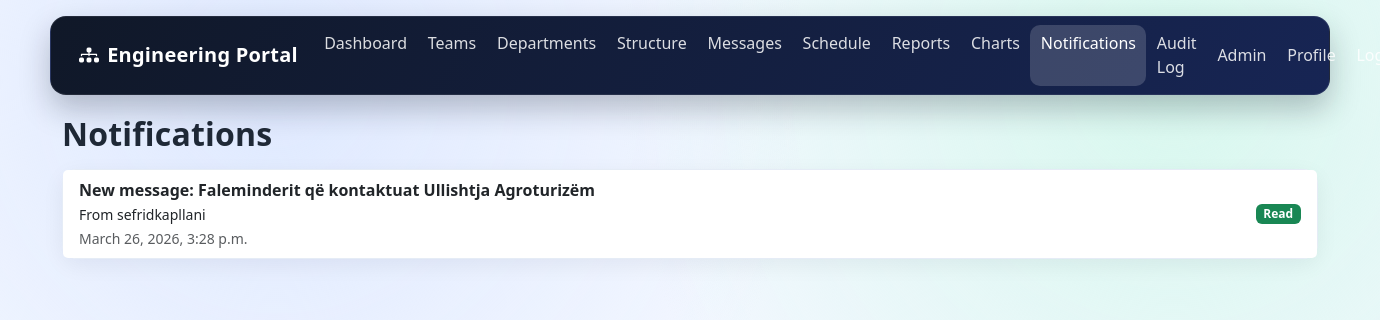
The app's page /notifications/ (signed in), older data.
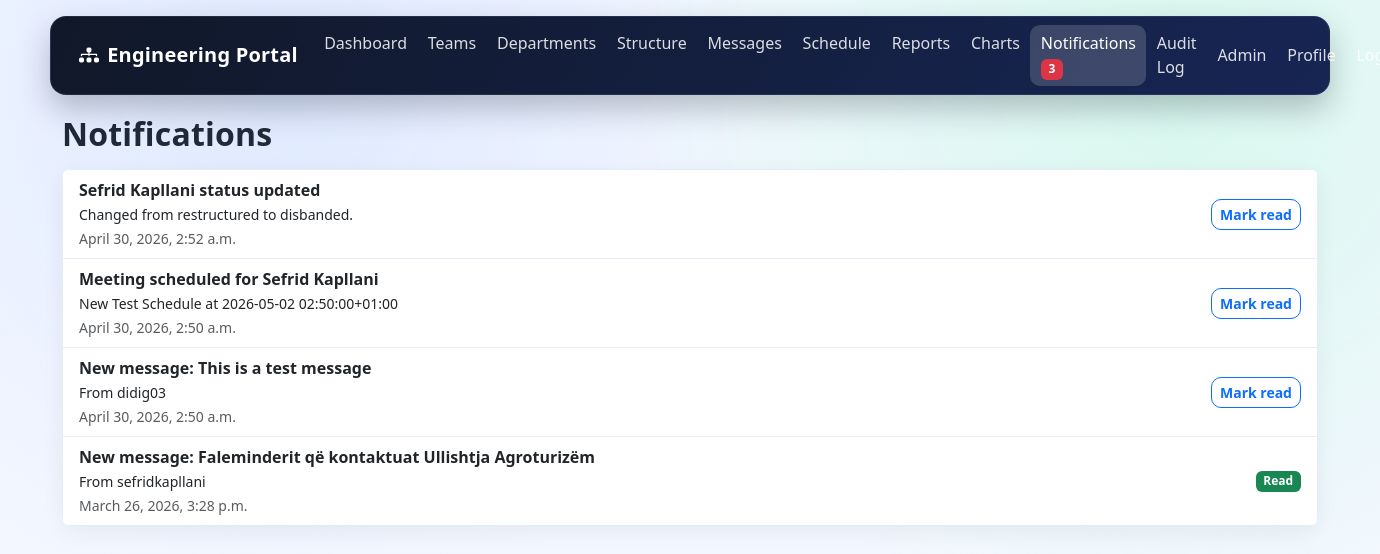
The same page, newer data.
### core/models.py (models this page shows, shortened)
class Notification(models.Model):
    user = models.ForeignKey(User, on_delete=models.CASCADE, related_name="notifications")
    title = models.CharField(max_length=150)
    body = models.TextField(blank=True)
    is_read = models.BooleanField(default=False)
    created_at = models.DateTimeField(auto_now_add=True)
    class Meta:
        ordering = ["-created_at"]

### core/views.py (the view)
# urls.py: path("notifications/", NotificationListView.as_view(), name="notifications"),
class NotificationListView(LoginRequiredMixin, ListView):
    template_name = "core/notifications.html"
    context_object_name = "notifications"
    def get_queryset(self):
        return Notification.objects.filter(user=self.request.user)

### core/context_processors.py (called while the page is built)
def notification_count(request):
    if request.user.is_authenticated:
        return {"unread_notifications_count": Notification.objects.filter(user=request.user, is_read=False).count()}
    return {"unread_notifications_count": 0}

### core/current_user.py (called while the page is built)
def set_current_user(user):
    _current_user.set(user)

### templates/core/notifications.html (shortened to what this page needs)
{% extends "base.html" %}
{% block content %}
<h2 class="page-title mb-3">Notifications</h2>
<div class="card">
    <ul class="list-group list-group-flush">
        {% for notification in notifications %}
            <li class="list-group-item d-flex justify-content-between align-items-center">
                <div>
                    <strong>{{ notification.title }}</strong><br>
                    <small>{{ notification.body }}</small><br>
                    <small class="text-muted">{{ notification.created_at }}</small>
                </div>
                {% if not notification.is_read %}
                    <form method="post" action="{% url 'notification_read' notification.pk %}">
                        <button class="btn btn-sm btn-outline-primary" type="submit">Mark read</button>
                    </form>
                {% else %}
                    <span class="badge bg-success">Read</span>
                {% endif %}
            </li>
        {% empty %}
            <li class="list-group-item">No notifications yet.</li>
        {% endfor %}
    </ul>
</div>
{% endblock %}

Row changes from the older to the newer data that the page shows:
added Notification: title "Sefrid Kapllani status updated", body "Changed from restructured to disbanded.", created_at "April 30, 2026, 2:52 a.m.", is_read "Mark read"
added Notification: title "Meeting scheduled for Sefrid Kapllani", body "New Test Schedule at 2026-05-02 02:50:00+01:00", created_at "April 30, 2026, 2:50 a.m.", is_read "Mark read"
added Notification: title "New message: This is a test message", body "From didig03", created_at "April 30, 2026, 2:50 a.m.", is_read "Mark read"
Text that changed along with them:
{{ unread_notifications_count }}: (not shown) → "3"
